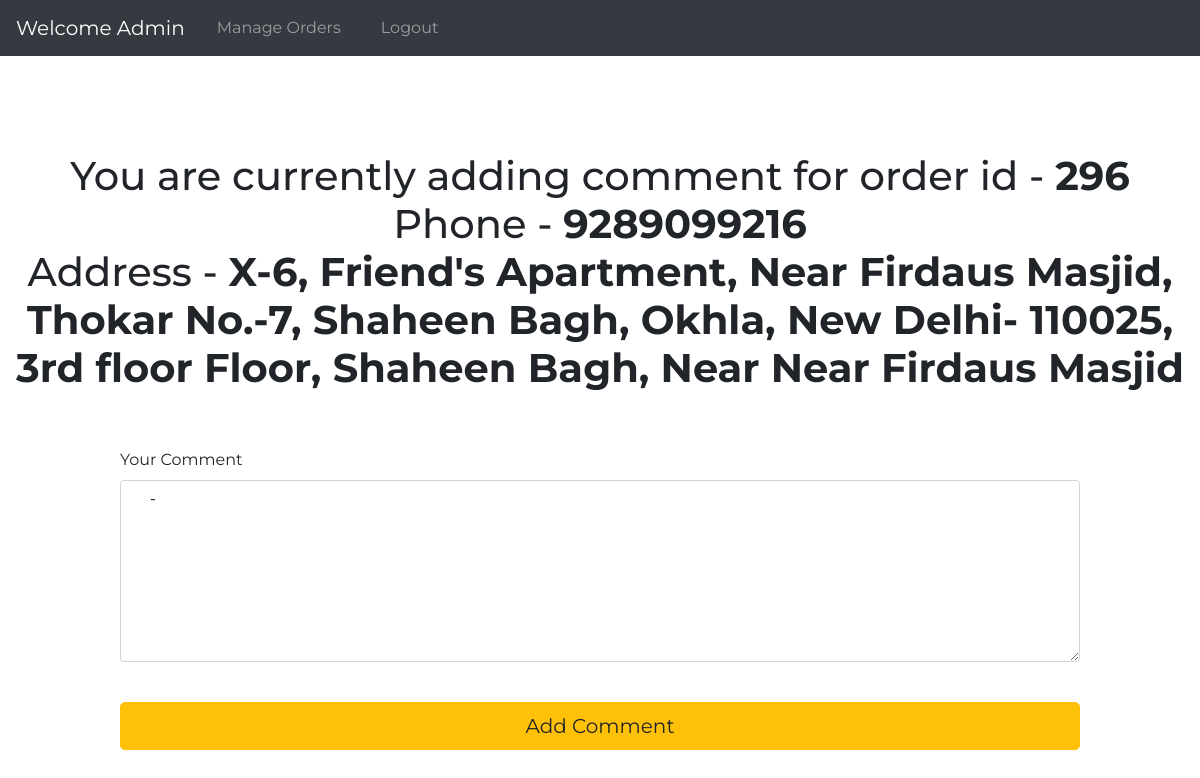
Screenshot of /master/comment/296 (signed in) with the database file from the repository.
### home/models.py (models this page shows, shortened)
class Order(models.Model):
    order_id = models.AutoField(primary_key=True)
    name = models.CharField(max_length=1000)
    phone = models.IntegerField()
    order_name = models.CharField(max_length=1000)
    address = models.CharField(max_length=1000)
    timing = models.CharField(max_length=1000)
    status = models.CharField(max_length=1000, default="Order Placed")
    f_stat = models.IntegerField()
    comment = models.CharField(max_length=1000, default="-")
    weight = models.CharField(max_length=1000, default="Not Specified")
    laundry_price = models.CharField(max_length=1000, default="Not defined Yet")
    costumer_price = models.CharField(max_length=1000, default="Not defined Yet")
    laundry_review = models.CharField(max_length=1000, default="No review")
    delivery_review = models.CharField(max_length=1000, default="No review")
    refer_code = models.CharField(max_length=1000, default="-")

### master/views.py (the view, shortened to what this page needs)
# urls.py: path('comment/<id>', views.comment, name="Comment"),
def comment(request,id):
    orders = list(Order.objects.filter(order_id=id))
    params = {'order':orders}
    return render(request,'master/comment.html', params)

### templates/master/comment.html
{% extends 'basics.html' %}
{% block body %}
{% if user.is_authenticated %}
<center>
<h1>
<br><br>
{% for i in order %}
You are currently adding comment for order id - <b> {{i.order_id}} </b>
<br>
Phone - <b>{{i.phone}}</b>
<br>
Address - <b>{{i.address}}</b>
</h1>
</center>
<div class="feed-container" style="width:80%;margin:auto;">
<br><br>
<form action="" method="POST"> {% csrf_token %}
  <div class="form-group">
    <label for="feedback-text">Your Comment</label>
    <textarea class="form-control" id="feedback-text" style="color:black" name="comment" rows="7">
    {{i.comment}}
    </textarea>
  </div>
  <br>
  <button type="submit" class="btn btn-warning btn-lg btn-block">
  Add Comment
  </button>
</form>
</div>
{% endfor %}
{% else %}
<script>
window.location.href="/master";
</script>
{% endif %}
{% endblock body %}

### home/static/css/style_base.css (style rules this page uses)
* { font-family: Montserrat; }
html { color: #222; font-size: 1em; line-height: 2; box-sizing: border-box }
body { margin: 0; }

### rows the page displays
Order: order_id "296", phone "9289099216", address "X-6, Friend's Apartment, Near Firdaus Masjid, Thokar No.-7, Shaheen Bagh, Okhla, New Delhi- 110025, 3rd floor Floor, Shaheen Bagh, Near Near Firdaus Masjid", comment "-"
